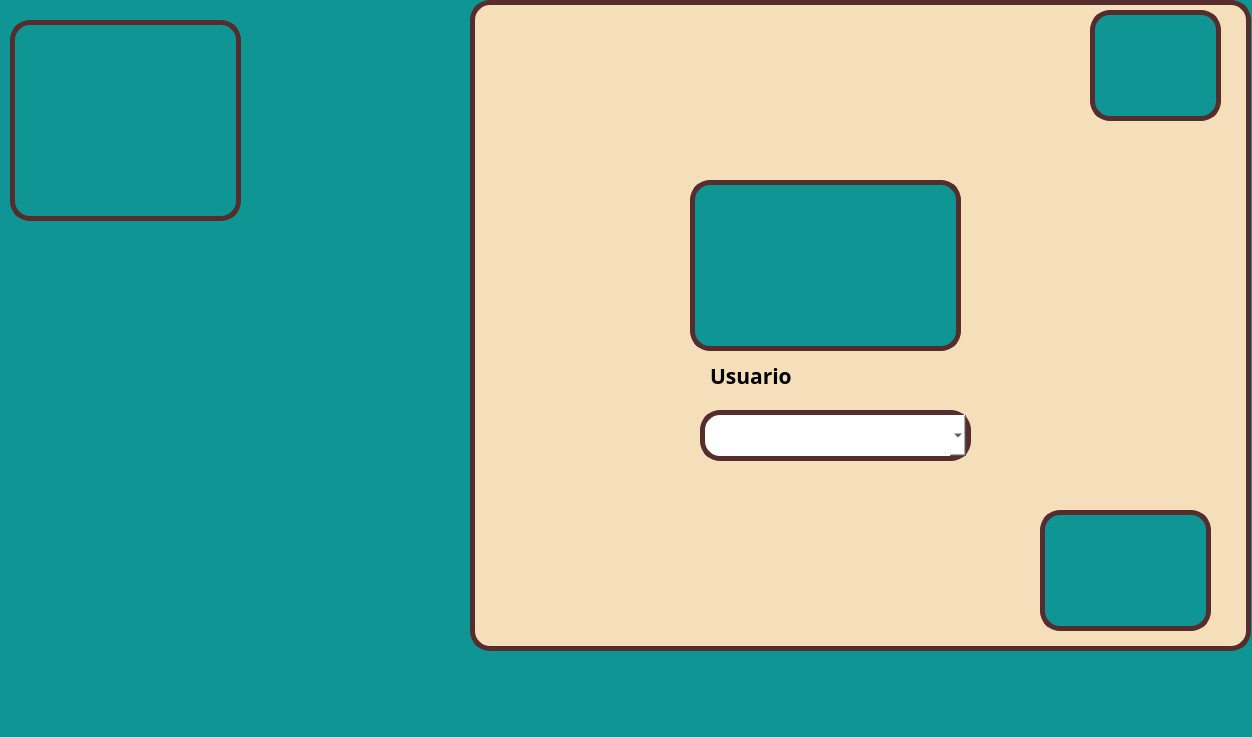
<?xml version="1.0" encoding="UTF-8"?>
<ui version="4.0">
 <class>MainWindow</class>
 <widget class="QMainWindow" name="MainWindow">
  <property name="geometry">
   <rect>
    <x>0</x>
    <y>0</y>
    <width>1252</width>
    <height>737</height>
   </rect>
  </property>
  <property name="windowTitle">
   <string>MainWindow</string>
  </property>
  <property name="styleSheet">
   <string notr="true">background-color: rgb(14, 149, 148);</string>
  </property>
  <widget class="QWidget" name="centralwidget">
   <widget class="QLabel" name="label_3">
    <property name="geometry">
     <rect>
      <x>1090</x>
      <y>10</y>
      <width>131</width>
      <height>111</height>
     </rect>
    </property>
    <property name="styleSheet">
     <string notr="true"> border: 5px solid rgb(86, 44, 44);
    border-radius: 20px;</string>
    </property>
    <property name="text">
     <string/>
    </property>
    <property name="pixmap">
     <pixmap resource="../Recursos.qrc">:/Imagenes/Media/FI.jpg</pixmap>
    </property>
    <property name="scaledContents">
     <bool>true</bool>
    </property>
   </widget>
   <widget class="QLabel" name="label_4">
    <property name="geometry">
     <rect>
      <x>1040</x>
      <y>510</y>
      <width>171</width>
      <height>121</height>
     </rect>
    </property>
    <property name="styleSheet">
     <string notr="true"> border: 5px solid rgb(86, 44, 44);
    border-radius: 20px;
</string>
    </property>
    <property name="text">
     <string/>
    </property>
    <property name="pixmap">
     <pixmap resource="../Recursos.qrc">:/Imagenes/Media/logo.jpg</pixmap>
    </property>
    <property name="scaledContents">
     <bool>true</bool>
    </property>
   </widget>
   <widget class="QLabel" name="label">
    <property name="geometry">
     <rect>
      <x>10</x>
      <y>20</y>
      <width>231</width>
      <height>201</height>
     </rect>
    </property>
    <property name="styleSheet">
     <string notr="true"> border: 5px solid rgb(86, 44, 44);
    border-radius: 20px;</string>
    </property>
    <property name="text">
     <string/>
    </property>
    <property name="pixmap">
     <pixmap resource="../Recursos.qrc">:/Imagenes/Media/UAT.jpg</pixmap>
    </property>
    <property name="scaledContents">
     <bool>true</bool>
    </property>
   </widget>
   <widget class="QLabel" name="Img_Persona">
    <property name="geometry">
     <rect>
      <x>690</x>
      <y>180</y>
      <width>271</width>
      <height>171</height>
     </rect>
    </property>
    <property name="styleSheet">
     <string notr="true"> border: 5px solid rgb(86, 44, 44);
    border-radius: 20px;</string>
    </property>
    <property name="text">
     <string/>
    </property>
    <property name="pixmap">
     <pixmap resource="../Recursos.qrc">:/Imagenes/Media/__voyager_reverse_1999_drawn_by_konohana_weibo__c0e7302d2c1ba8e61c6305cb504bed5e.jpg</pixmap>
    </property>
    <property name="scaledContents">
     <bool>true</bool>
    </property>
   </widget>
   <widget class="QComboBox" name="CBO_persona">
    <property name="geometry">
     <rect>
      <x>700</x>
      <y>410</y>
      <width>271</width>
      <height>51</height>
     </rect>
    </property>
    <property name="font">
     <font>
      <family>Agency FB</family>
      <pointsize>16</pointsize>
      <weight>75</weight>
      <bold>true</bold>
     </font>
    </property>
    <property name="styleSheet">
     <string notr="true"> border: 5px solid rgb(86, 44, 44);
background-color: rgb(255, 255, 255);
    border-radius: 20px;</string>
    </property>
   </widget>
   <widget class="QLabel" name="label_2">
    <property name="geometry">
     <rect>
      <x>710</x>
      <y>360</y>
      <width>121</width>
      <height>31</height>
     </rect>
    </property>
    <property name="font">
     <font>
      <family>Agency FB</family>
      <pointsize>16</pointsize>
      <weight>75</weight>
      <bold>true</bold>
     </font>
    </property>
    <property name="styleSheet">
     <string notr="true">background-color: rgb(245, 223, 187);</string>
    </property>
    <property name="text">
     <string>Usuario</string>
    </property>
   </widget>
   <widget class="QFrame" name="frame">
    <property name="geometry">
     <rect>
      <x>470</x>
      <y>0</y>
      <width>781</width>
      <height>651</height>
     </rect>
    </property>
    <property name="styleSheet">
     <string notr="true">background-color: rgb(245, 223, 187);
 border: 5px solid rgb(86, 44, 44);
    border-radius: 20px;</string>
    </property>
    <property name="frameShape">
     <enum>QFrame::StyledPanel</enum>
    </property>
    <property name="frameShadow">
     <enum>QFrame::Raised</enum>
    </property>
   </widget>
   <zorder>frame</zorder>
   <zorder>label_3</zorder>
   <zorder>label_4</zorder>
   <zorder>label</zorder>
   <zorder>Img_Persona</zorder>
   <zorder>CBO_persona</zorder>
   <zorder>label_2</zorder>
  </widget>
  <widget class="QMenuBar" name="menubar">
   <property name="geometry">
    <rect>
     <x>0</x>
     <y>0</y>
     <width>1252</width>
     <height>26</height>
    </rect>
   </property>
  </widget>
  <widget class="QStatusBar" name="statusbar"/>
 </widget>
 <resources>
  <include location="../Recursos.qrc"/>
 </resources>
 <connections/>
</ui>
